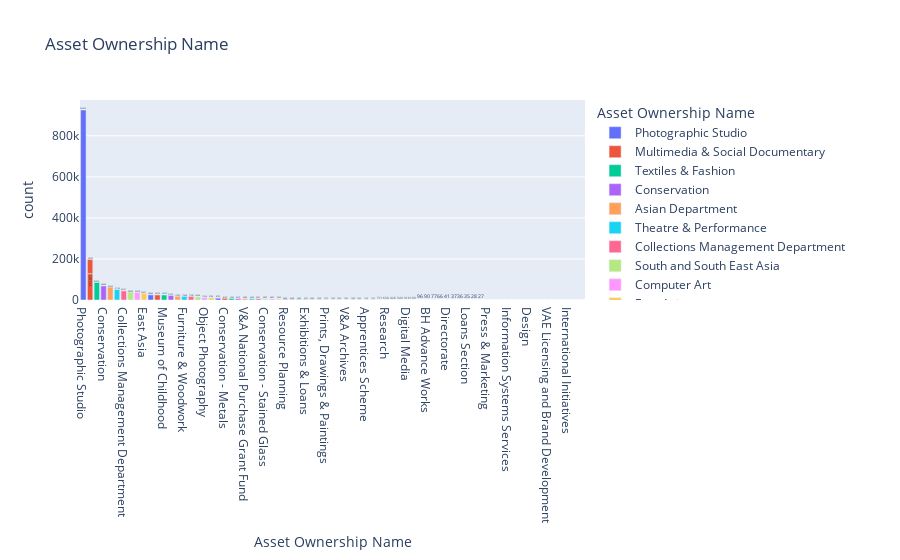

The code cell stored with this chart in its notebook:
### Code cell
figs[1].show()

### Figure 1 — Plotly figure (JSON) as saved in the notebook; plotly's stock layout.template omitted (floating-point values rounded to 4 significant figures)
{"data": [{"alignmentgroup": "True", "hovertemplate": "Asset Ownership Name=%{x}<br>count=%{text}<extra></extra>", "legendgroup": "Photographic Studio", "marker": {"color": "#636efa"}, "name": "Photographic Studio", "offsetgroup": "Photographic Studio", "orientation": "v", "showlegend": true, "text": [925623], "textposition": "auto", "type": "bar", "x": ["Photographic Studio"], "xaxis": "x", "y": [925623], "yaxis": "y"}, {"alignmentgroup": "True", "hovertemplate": "Asset Ownership Name=%{x}<br>count=%{text}<extra></extra>", "legendgroup": "Multimedia & Social Documentary", "marker": {"color": "#EF553B"}, "name": "Multimedia & Social Documentary", "offsetgroup": "Multimedia & Social Documentary", "orientation": "v", "showlegend": true, "text": [128124, 69390], "textposition": "auto", "type": "bar", "x": ["Multimedia & Social Documentary", "Multimedia & Social Documentary"], "xaxis": "x", "y": [128124, 69390], "yaxis": "y"}, {"alignmentgroup": "True", "hovertemplate": "Asset Ownership Name=%{x}<br>count=%{text}<extra></extra>", "legendgroup": "Textiles & Fashion", "marker": {"color": "#00cc96"}, "name": "Textiles & Fashion", "offsetgroup": "Textiles & Fashion", "orientation": "v", "showlegend": true, "text": [85379], "textposition": "auto", "type": "bar", "x": ["Textiles & Fashion"], "xaxis": "x", "y": [85379], "yaxis": "y"}, {"alignmentgroup": "True", "hovertemplate": "Asset Ownership Name=%{x}<br>count=%{text}<extra></extra>", "legendgroup": "Conservation", "marker": {"color": "#ab63fa"}, "name": "Conservation", "offsetgroup": "Conservation", "orientation": "v", "showlegend": true, "text": [68408], "textposition": "auto", "type": "bar", "x": ["Conservation"], "xaxis": "x", "y": [68408], "yaxis": "y"}, {"alignmentgroup": "True", "hovertemplate": "Asset Ownership Name=%{x}<br>count=%{text}<extra></extra>", "legendgroup": "Asian Department", "marker": {"color": "#FFA15A"}, "name": "Asian Department", "offsetgroup": "Asian Department", "orientation": "v", "showlegend": true, "text": [62525], "textposition": "auto", "type": "bar", "x": ["Asian Department"], "xaxis": "x", "y": [62525], "yaxis": "y"}, {"alignmentgroup": "True", "hovertemplate": "Asset Ownership Name=%{x}<br>count=%{text}<extra></extra>", "legendgroup": "Theatre & Performance", "marker": {"color": "#19d3f3"}, "name": "Theatre & Performance", "offsetgroup": "Theatre & Performance", "orientation": "v", "showlegend": true, "text": [51155], "textposition": "auto", "type": "bar", "x": ["Theatre & Performance"], "xaxis": "x", "y": [51155], "yaxis": "y"}, {"alignmentgroup": "True", "hovertemplate": "Asset Ownership Name=%{x}<br>count=%{text}<extra></extra>", "legendgroup": "Collections Management Department", "marker": {"color": "#FF6692"}, "name": "Collections Management Department", "offsetgroup": "Collections Management Department", "orientation": "v", "showlegend": true, "text": [44131], "textposition": "auto", "type": "bar", "x": ["Collections Management Department"], "xaxis": "x", "y": [44131], "yaxis": "y"}, {"alignmentgroup": "True", "hovertemplate": "Asset Ownership Name=%{x}<br>count=%{text}<extra></extra>", "legendgroup": "South and South East Asia", "marker": {"color": "#B6E880"}, "name": "South and South East Asia", "offsetgroup": "South and South East Asia", "orientation": "v", "showlegend": true, "text": [38039], "textposition": "auto", "type": "bar", "x": ["South and South East Asia"], "xaxis": "x", "y": [38039], "yaxis": "y"}, {"alignmentgroup": "True", "hovertemplate": "Asset Ownership Name=%{x}<br>count=%{text}<extra></extra>", "legendgroup": "Computer Art", "marker": {"color": "#FF97FF"}, "name": "Computer Art", "offsetgroup": "Computer Art", "orientation": "v", "showlegend": true, "text": [36578], "textposition": "auto", "type": "bar", "x": ["Computer Art"], "xaxis": "x", "y": [36578], "yaxis": "y"}, {"alignmentgroup": "True", "hovertemplate": "Asset Ownership Name=%{x}<br>count=%{text}<extra></extra>", "legendgroup": "East Asia", "marker": {"color": "#FECB52"}, "name": "East Asia", "offsetgroup": "East Asia", "orientation": "v", "showlegend": true, "text": [32257], "textposition": "auto", "type": "bar", "x": ["East Asia"], "xaxis": "x", "y": [32257], "yaxis": "y"}, {"alignmentgroup": "True", "hovertemplate": "Asset Ownership Name=%{x}<br>count=%{text}<extra></extra>", "legendgroup": "Metalwork", "marker": {"color": "#636efa"}, "name": "Metalwork", "offsetgroup": "Metalwork", "orientation": "v", "showlegend": true, "text": [24846], "textposition": "auto", "type": "bar", "x": ["Metalwork"], "xaxis": "x", "y": [24846], "yaxis": "y"}, {"alignmentgroup": "True", "hovertemplate": "Asset Ownership Name=%{x}<br>count=%{text}<extra></extra>", "legendgroup": "Ceramics & Glass", "marker": {"color": "#EF553B"}, "name": "Ceramics & Glass", "offsetgroup": "Ceramics & Glass", "orientation": "v", "showlegend": true, "text": [24705], "textposition": "auto", "type": "bar", "x": ["Ceramics & Glass"], "xaxis": "x", "y": [24705], "yaxis": "y"}, {"alignmentgroup": "True", "hovertemplate": "Asset Ownership Name=%{x}<br>count=%{text}<extra></extra>", "legendgroup": "Museum of Childhood", "marker": {"color": "#00cc96"}, "name": "Museum of Childhood", "offsetgroup": "Museum of Childhood", "orientation": "v", "showlegend": true, "text": [24279], "textposition": "auto", "type": "bar", "x": ["Museum of Childhood"], "xaxis": "x", "y": [24279], "yaxis": "y"}, {"alignmentgroup": "True", "hovertemplate": "Asset Ownership Name=%{x}<br>count=%{text}<extra></extra>", "legendgroup": "Furniture, Textiles & Fashion", "marker": {"color": "#ab63fa"}, "name": "Furniture, Textiles & Fashion", "offsetgroup": "Furniture, Textiles & Fashion", "orientation": "v", "showlegend": true, "text": [21673], "textposition": "auto", "type": "bar", "x": ["Furniture, Textiles & Fashion"], "xaxis": "x", "y": [21673], "yaxis": "y"}, {"alignmentgroup": "True", "hovertemplate": "Asset Ownership Name=%{x}<br>count=%{text}<extra></extra>", "legendgroup": "Word & Image", "marker": {"color": "#FFA15A"}, "name": "Word & Image", "offsetgroup": "Word & Image", "orientation": "v", "showlegend": true, "text": [17995], "textposition": "auto", "type": "bar", "x": ["Word & Image"], "xaxis": "x", "y": [17995], "yaxis": "y"}, {"alignmentgroup": "True", "hovertemplate": "Asset Ownership Name=%{x}<br>count=%{text}<extra></extra>", "legendgroup": "Furniture & Woodwork", "marker": {"color": "#19d3f3"}, "name": "Furniture & Woodwork", "offsetgroup": "Furniture & Woodwork", "orientation": "v", "showlegend": true, "text": [17438], "textposition": "auto", "type": "bar", "x": ["Furniture & Woodwork"], "xaxis": "x", "y": [17438], "yaxis": "y"}, {"alignmentgroup": "True", "hovertemplate": "Asset Ownership Name=%{x}<br>count=%{text}<extra></extra>", "legendgroup": "Sculpture, Metalwork, Ceramics & Glass", "marker": {"color": "#FF6692"}, "name": "Sculpture, Metalwork, Ceramics & Glass", "offsetgroup": "Sculpture, Metalwork, Ceramics & Glass", "orientation": "v", "showlegend": true, "text": [17281], "textposition": "auto", "type": "bar", "x": ["Sculpture, Metalwork, Ceramics & Glass"], "xaxis": "x", "y": [17281], "yaxis": "y"}, {"alignmentgroup": "True", "hovertemplate": "Asset Ownership Name=%{x}<br>count=%{text}<extra></extra>", "legendgroup": "Middle East", "marker": {"color": "#B6E880"}, "name": "Middle East", "offsetgroup": "Middle East", "orientation": "v", "showlegend": true, "text": [14564], "textposition": "auto", "type": "bar", "x": ["Middle East"], "xaxis": "x", "y": [14564], "yaxis": "y"}, {"alignmentgroup": "True", "hovertemplate": "Asset Ownership Name=%{x}<br>count=%{text}<extra></extra>", "legendgroup": "Object Photography", "marker": {"color": "#FF97FF"}, "name": "Object Photography", "offsetgroup": "Object Photography", "orientation": "v", "showlegend": true, "text": [11256], "textposition": "auto", "type": "bar", "x": ["Object Photography"], "xaxis": "x", "y": [11256], "yaxis": "y"}, {"alignmentgroup": "True", "hovertemplate": "Asset Ownership Name=%{x}<br>count=%{text}<extra></extra>", "legendgroup": "Conservation - Textiles", "marker": {"color": "#FECB52"}, "name": "Conservation - Textiles", "offsetgroup": "Conservation - Textiles", "orientation": "v", "showlegend": true, "text": [9786], "textposition": "auto", "type": "bar", "x": ["Conservation - Textiles"], "xaxis": "x", "y": [9786], "yaxis": "y"}, {"alignmentgroup": "True", "hovertemplate": "Asset Ownership Name=%{x}<br>count=%{text}<extra></extra>", "legendgroup": "Wedgwood", "marker": {"color": "#636efa"}, "name": "Wedgwood", "offsetgroup": "Wedgwood", "orientation": "v", "showlegend": true, "text": [8799], "textposition": "auto", "type": "bar", "x": ["Wedgwood"], "xaxis": "x", "y": [8799], "yaxis": "y"}, {"alignmentgroup": "True", "hovertemplate": "Asset Ownership Name=%{x}<br>count=%{text}<extra></extra>", "legendgroup": "Conservation - Metals", "marker": {"color": "#EF553B"}, "name": "Conservation - Metals", "offsetgroup": "Conservation - Metals", "orientation": "v", "showlegend": true, "text": [8199], "textposition": "auto", "type": "bar", "x": ["Conservation - Metals"], "xaxis": "x", "y": [8199], "yaxis": "y"}, {"alignmentgroup": "True", "hovertemplate": "Asset Ownership Name=%{x}<br>count=%{text}<extra></extra>", "legendgroup": "Department of Photography", "marker": {"color": "#00cc96"}, "name": "Department of Photography", "offsetgroup": "Department of Photography", "orientation": "v", "showlegend": true, "text": [7635], "textposition": "auto", "type": "bar", "x": ["Department of Photography"], "xaxis": "x", "y": [7635], "yaxis": "y"}, {"alignmentgroup": "True", "hovertemplate": "Asset Ownership Name=%{x}<br>count=%{text}<extra></extra>", "legendgroup": "Conservation - Sculpture", "marker": {"color": "#ab63fa"}, "name": "Conservation - Sculpture", "offsetgroup": "Conservation - Sculpture", "orientation": "v", "showlegend": true, "text": [6270], "textposition": "auto", "type": "bar", "x": ["Conservation - Sculpture"], "xaxis": "x", "y": [6270], "yaxis": "y"}, {"alignmentgroup": "True", "hovertemplate": "Asset Ownership Name=%{x}<br>count=%{text}<extra></extra>", "legendgroup": "V&A National Purchase Grant Fund", "marker": {"color": "#FFA15A"}, "name": "V&A National Purchase Grant Fund", "offsetgroup": "V&A National Purchase Grant Fund", "orientation": "v", "showlegend": true, "text": [6080], "textposition": "auto", "type": "bar", "x": ["V&A National Purchase Grant Fund"], "xaxis": "x", "y": [6080], "yaxis": "y"}, {"alignmentgroup": "True", "hovertemplate": "Asset Ownership Name=%{x}<br>count=%{text}<extra></extra>", "legendgroup": "Design, Architecture and Digital Department", "marker": {"color": "#19d3f3"}, "name": "Design, Architecture and Digital Department", "offsetgroup": "Design, Architecture and Digital Department", "orientation": "v", "showlegend": true, "text": [6033], "textposition": "auto", "type": "bar", "x": ["Design, Architecture and Digital Department"], "xaxis": "x", "y": [6033], "yaxis": "y"}, {"alignmentgroup": "True", "hovertemplate": "Asset Ownership Name=%{x}<br>count=%{text}<extra></extra>", "legendgroup": "Conservation - Furniture", "marker": {"color": "#FF6692"}, "name": "Conservation - Furniture", "offsetgroup": "Conservation - Furniture", "orientation": "v", "showlegend": true, "text": [5991], "textposition": "auto", "type": "bar", "x": ["Conservation - Furniture"], "xaxis": "x", "y": [5991], "yaxis": "y"}, {"alignmentgroup": "True", "hovertemplate": "Asset Ownership Name=%{x}<br>count=%{text}<extra></extra>", "legendgroup": "Conservation - Stained Glass", "marker": {"color": "#B6E880"}, "name": "Conservation - Stained Glass", "offsetgroup": "Conservation - Stained Glass", "orientation": "v", "showlegend": true, "text": [4893], "textposition": "auto", "type": "bar", "x": ["Conservation - Stained Glass"], "xaxis": "x", "y": [4893], "yaxis": "y"}, {"alignmentgroup": "True", "hovertemplate": "Asset Ownership Name=%{x}<br>count=%{text}<extra></extra>", "legendgroup": "Conservation - Paintings", "marker": {"color": "#FF97FF"}, "name": "Conservation - Paintings", "offsetgroup": "Conservation - Paintings", "orientation": "v", "showlegend": true, "text": [4807], "textposition": "auto", "type": "bar", "x": ["Conservation - Paintings"], "xaxis": "x", "y": [4807], "yaxis": "y"}, {"alignmentgroup": "True", "hovertemplate": "Asset Ownership Name=%{x}<br>count=%{text}<extra></extra>", "legendgroup": "Exhibitions", "marker": {"color": "#FECB52"}, "name": "Exhibitions", "offsetgroup": "Exhibitions", "orientation": "v", "showlegend": true, "text": [3965], "textposition": "auto", "type": "bar", "x": ["Exhibitions"], "xaxis": "x", "y": [3965], "yaxis": "y"}, {"alignmentgroup": "True", "hovertemplate": "Asset Ownership Name=%{x}<br>count=%{text}<extra></extra>", "legendgroup": "Resource Planning", "marker": {"color": "#636efa"}, "name": "Resource Planning", "offsetgroup": "Resource Planning", "orientation": "v", "showlegend": true, "text": [2838], "textposition": "auto", "type": "bar", "x": ["Resource Planning"], "xaxis": "x", "y": [2838], "yaxis": "y"}, {"alignmentgroup": "True", "hovertemplate": "Asset Ownership Name=%{x}<br>count=%{text}<extra></extra>", "legendgroup": "National Art Library", "marker": {"color": "#EF553B"}, "name": "National Art Library", "offsetgroup": "National Art Library", "orientation": "v", "showlegend": true, "text": [2438], "textposition": "auto", "type": "bar", "x": ["National Art Library"], "xaxis": "x", "y": [2438], "yaxis": "y"}, {"alignmentgroup": "True", "hovertemplate": "Asset Ownership Name=%{x}<br>count=%{text}<extra></extra>", "legendgroup": "Sculpture", "marker": {"color": "#00cc96"}, "name": "Sculpture", "offsetgroup": "Sculpture", "orientation": "v", "showlegend": true, "text": [2285], "textposition": "auto", "type": "bar", "x": ["Sculpture"], "xaxis": "x", "y": [2285], "yaxis": "y"}, {"alignmentgroup": "True", "hovertemplate": "Asset Ownership Name=%{x}<br>count=%{text}<extra></extra>", "legendgroup": "Exhibitions & Loans", "marker": {"color": "#ab63fa"}, "name": "Exhibitions & Loans", "offsetgroup": "Exhibitions & Loans", "orientation": "v", "showlegend": true, "text": [2277], "textposition": "auto", "type": "bar", "x": ["Exhibitions & Loans"], "xaxis": "x", "y": [2277], "yaxis": "y"}, {"alignmentgroup": "True", "hovertemplate": "Asset Ownership Name=%{x}<br>count=%{text}<extra></extra>", "legendgroup": "V&A Enterprises", "marker": {"color": "#FFA15A"}, "name": "V&A Enterprises", "offsetgroup": "V&A Enterprises", "orientation": "v", "showlegend": true, "text": [2200], "textposition": "auto", "type": "bar", "x": ["V&A Enterprises"], "xaxis": "x", "y": [2200], "yaxis": "y"}, {"alignmentgroup": "True", "hovertemplate": "Asset Ownership Name=%{x}<br>count=%{text}<extra></extra>", "legendgroup": "Conservation - Ceramics and Glass", "marker": {"color": "#19d3f3"}, "name": "Conservation - Ceramics and Glass", "offsetgroup": "Conservation - Ceramics and Glass", "orientation": "v", "showlegend": true, "text": [1938], "textposition": "auto", "type": "bar", "x": ["Conservation - Ceramics and Glass"], "xaxis": "x", "y": [1938], "yaxis": "y"}, {"alignmentgroup": "True", "hovertemplate": "Asset Ownership Name=%{x}<br>count=%{text}<extra></extra>", "legendgroup": "Prints, Drawings & Paintings", "marker": {"color": "#FF6692"}, "name": "Prints, Drawings & Paintings", "offsetgroup": "Prints, Drawings & Paintings", "orientation": "v", "showlegend": true, "text": [1737], "textposition": "auto", "type": "bar", "x": ["Prints, Drawings & Paintings"], "xaxis": "x", "y": [1737], "yaxis": "y"}, {"alignmentgroup": "True", "hovertemplate": "Asset Ownership Name=%{x}<br>count=%{text}<extra></extra>", "legendgroup": "Beatrix Potter Collection", "marker": {"color": "#B6E880"}, "name": "Beatrix Potter Collection", "offsetgroup": "Beatrix Potter Collection", "orientation": "v", "showlegend": true, "text": [1533], "textposition": "auto", "type": "bar", "x": ["Beatrix Potter Collection"], "xaxis": "x", "y": [1533], "yaxis": "y"}, {"alignmentgroup": "True", "hovertemplate": "Asset Ownership Name=%{x}<br>count=%{text}<extra></extra>", "legendgroup": "Archive of Art and Design", "marker": {"color": "#FF97FF"}, "name": "Archive of Art and Design", "offsetgroup": "Archive of Art and Design", "orientation": "v", "showlegend": true, "text": [1356], "textposition": "auto", "type": "bar", "x": ["Archive of Art and Design"], "xaxis": "x", "y": [1356], "yaxis": "y"}, {"alignmentgroup": "True", "hovertemplate": "Asset Ownership Name=%{x}<br>count=%{text}<extra></extra>", "legendgroup": "V&A Archives", "marker": {"color": "#FECB52"}, "name": "V&A Archives", "offsetgroup": "V&A Archives", "orientation": "v", "showlegend": true, "text": [1342], "textposition": "auto", "type": "bar", "x": ["V&A Archives"], "xaxis": "x", "y": [1342], "yaxis": "y"}, {"alignmentgroup": "True", "hovertemplate": "Asset Ownership Name=%{x}<br>count=%{text}<extra></extra>", "legendgroup": "Learning & Interpretation", "marker": {"color": "#636efa"}, "name": "Learning & Interpretation", "offsetgroup": "Learning & Interpretation", "orientation": "v", "showlegend": true, "text": [1333], "textposition": "auto", "type": "bar", "x": ["Learning & Interpretation"], "xaxis": "x", "y": [1333], "yaxis": "y"}, {"alignmentgroup": "True", "hovertemplate": "Asset Ownership Name=%{x}<br>count=%{text}<extra></extra>", "legendgroup": "Conservation - Science", "marker": {"color": "#EF553B"}, "name": "Conservation - Science", "offsetgroup": "Conservation - Science", "orientation": "v", "showlegend": true, "text": [1233], "textposition": "auto", "type": "bar", "x": ["Conservation - Science"], "xaxis": "x", "y": [1233], "yaxis": "y"}, {"alignmentgroup": "True", "hovertemplate": "Asset Ownership Name=%{x}<br>count=%{text}<extra></extra>", "legendgroup": "Apprentices Scheme", "marker": {"color": "#00cc96"}, "name": "Apprentices Scheme", "offsetgroup": "Apprentices Scheme", "orientation": "v", "showlegend": true, "text": [1143], "textposition": "auto", "type": "bar", "x": ["Apprentices Scheme"], "xaxis": "x", "y": [1143], "yaxis": "y"}, {"alignmentgroup": "True", "hovertemplate": "Asset Ownership Name=%{x}<br>count=%{text}<extra></extra>", "legendgroup": "Conservation - Paper", "marker": {"color": "#ab63fa"}, "name": "Conservation - Paper", "offsetgroup": "Conservation - Paper", "orientation": "v", "showlegend": true, "text": [1137], "textposition": "auto", "type": "bar", "x": ["Conservation - Paper"], "xaxis": "x", "y": [1137], "yaxis": "y"}, {"alignmentgroup": "True", "hovertemplate": "Asset Ownership Name=%{x}<br>count=%{text}<extra></extra>", "legendgroup": "Photographs", "marker": {"color": "#FFA15A"}, "name": "Photographs", "offsetgroup": "Photographs", "orientation": "v", "showlegend": true, "text": [711], "textposition": "auto", "type": "bar", "x": ["Photographs"], "xaxis": "x", "y": [711], "yaxis": "y"}, {"alignmentgroup": "True", "hovertemplate": "Asset Ownership Name=%{x}<br>count=%{text}<extra></extra>", "legendgroup": "Research", "marker": {"color": "#19d3f3"}, "name": "Research", "offsetgroup": "Research", "orientation": "v", "showlegend": true, "text": [639], "textposition": "auto", "type": "bar", "x": ["Research"], "xaxis": "x", "y": [639], "yaxis": "y"}, {"alignmentgroup": "True", "hovertemplate": "Asset Ownership Name=%{x}<br>count=%{text}<extra></extra>", "legendgroup": "Designs", "marker": {"color": "#FF6692"}, "name": "Designs", "offsetgroup": "Designs", "orientation": "v", "showlegend": true, "text": [426], "textposition": "auto", "type": "bar", "x": ["Designs"], "xaxis": "x", "y": [426], "yaxis": "y"}, {"alignmentgroup": "True", "hovertemplate": "Asset Ownership Name=%{x}<br>count=%{text}<extra></extra>", "legendgroup": "Conservation - Frames", "marker": {"color": "#B6E880"}, "name": "Conservation - Frames", "offsetgroup": "Conservation - Frames", "orientation": "v", "showlegend": true, "text": [343], "textposition": "auto", "type": "bar", "x": ["Conservation - Frames"], "xaxis": "x", "y": [343], "yaxis": "y"}, {"alignmentgroup": "True", "hovertemplate": "Asset Ownership Name=%{x}<br>count=%{text}<extra></extra>", "legendgroup": "Digital Media", "marker": {"color": "#FF97FF"}, "name": "Digital Media", "offsetgroup": "Digital Media", "orientation": "v", "showlegend": true, "text": [316], "textposition": "auto", "type": "bar", "x": ["Digital Media"], "xaxis": "x", "y": [316], "yaxis": "y"}, {"alignmentgroup": "True", "hovertemplate": "Asset Ownership Name=%{x}<br>count=%{text}<extra></extra>", "legendgroup": "Projects, Design & Estates", "marker": {"color": "#FECB52"}, "name": "Projects, Design & Estates", "offsetgroup": "Projects, Design & Estates", "orientation": "v", "showlegend": true, "text": [193], "textposition": "auto", "type": "bar", "x": ["Projects, Design & Estates"], "xaxis": "x", "y": [193], "yaxis": "y"}, {"alignmentgroup": "True", "hovertemplate": "Asset Ownership Name=%{x}<br>count=%{text}<extra></extra>", "legendgroup": "Conservation - Books", "marker": {"color": "#636efa"}, "name": "Conservation - Books", "offsetgroup": "Conservation - Books", "orientation": "v", "showlegend": true, "text": [96], "textposition": "auto", "type": "bar", "x": ["Conservation - Books"], "xaxis": "x", "y": [96], "yaxis": "y"}, {"alignmentgroup": "True", "hovertemplate": "Asset Ownership Name=%{x}<br>count=%{text}<extra></extra>", "legendgroup": "BH Advance Works", "marker": {"color": "#EF553B"}, "name": "BH Advance Works", "offsetgroup": "BH Advance Works", "orientation": "v", "showlegend": true, "text": [90], "textposition": "auto", "type": "bar", "x": ["BH Advance Works"], "xaxis": "x", "y": [90], "yaxis": "y"}, {"alignmentgroup": "True", "hovertemplate": "Asset Ownership Name=%{x}<br>count=%{text}<extra></extra>", "legendgroup": "FuturePlan", "marker": {"color": "#00cc96"}, "name": "FuturePlan", "offsetgroup": "FuturePlan", "orientation": "v", "showlegend": true, "text": [77], "textposition": "auto", "type": "bar", "x": ["FuturePlan"], "xaxis": "x", "y": [77], "yaxis": "y"}, {"alignmentgroup": "True", "hovertemplate": "Asset Ownership Name=%{x}<br>count=%{text}<extra></extra>", "legendgroup": "Technical Services", "marker": {"color": "#ab63fa"}, "name": "Technical Services", "offsetgroup": "Technical Services", "orientation": "v", "showlegend": true, "text": [66], "textposition": "auto", "type": "bar", "x": ["Technical Services"], "xaxis": "x", "y": [66], "yaxis": "y"}, {"alignmentgroup": "True", "hovertemplate": "Asset Ownership Name=%{x}<br>count=%{text}<extra></extra>", "legendgroup": "Directorate", "marker": {"color": "#FFA15A"}, "name": "Directorate", "offsetgroup": "Directorate", "orientation": "v", "showlegend": true, "text": [41], "textposition": "auto", "type": "bar", "x": ["Directorate"], "xaxis": "x", "y": [41], "yaxis": "y"}, {"alignmentgroup": "True", "hovertemplate": "Asset Ownership Name=%{x}<br>count=%{text}<extra></extra>", "legendgroup": "No Ownership", "marker": {"color": "#19d3f3"}, "name": "No Ownership", "offsetgroup": "No Ownership", "orientation": "v", "showlegend": true, "text": [37], "textposition": "auto", "type": "bar", "x": ["No Ownership"], "xaxis": "x", "y": [37], "yaxis": "y"}, {"alignmentgroup": "True", "hovertemplate": "Asset Ownership Name=%{x}<br>count=%{text}<extra></extra>", "legendgroup": "Paintings", "marker": {"color": "#FF6692"}, "name": "Paintings", "offsetgroup": "Paintings", "orientation": "v", "showlegend": true, "text": [36], "textposition": "auto", "type": "bar", "x": ["Paintings"], "xaxis": "x", "y": [36], "yaxis": "y"}, {"alignmentgroup": "True", "hovertemplate": "Asset Ownership Name=%{x}<br>count=%{text}<extra></extra>", "legendgroup": "Loans Section", "marker": {"color": "#B6E880"}, "name": "Loans Section", "offsetgroup": "Loans Section", "orientation": "v", "showlegend": true, "text": [35], "textposition": "auto", "type": "bar", "x": ["Loans Section"], "xaxis": "x", "y": [35], "yaxis": "y"}, {"alignmentgroup": "True", "hovertemplate": "Asset Ownership Name=%{x}<br>count=%{text}<extra></extra>", "legendgroup": "Estates", "marker": {"color": "#FF97FF"}, "name": "Estates", "offsetgroup": "Estates", "orientation": "v", "showlegend": true, "text": [28], "textposition": "auto", "type": "bar", "x": ["Estates"], "xaxis": "x", "y": [28], "yaxis": "y"}, {"alignmentgroup": "True", "hovertemplate": "Asset Ownership Name=%{x}<br>count=%{text}<extra></extra>", "legendgroup": "Projects", "marker": {"color": "#FECB52"}, "name": "Projects", "offsetgroup": "Projects", "orientation": "v", "showlegend": true, "text": [27], "textposition": "auto", "type": "bar", "x": ["Projects"], "xaxis": "x", "y": [27], "yaxis": "y"}, {"alignmentgroup": "True", "hovertemplate": "Asset Ownership Name=%{x}<br>count=%{text}<extra></extra>", "legendgroup": "Press & Marketing", "marker": {"color": "#636efa"}, "name": "Press & Marketing", "offsetgroup": "Press & Marketing", "orientation": "v", "showlegend": true, "text": [13], "textposition": "auto", "type": "bar", "x": ["Press & Marketing"], "xaxis": "x", "y": [13], "yaxis": "y"}, {"alignmentgroup": "True", "hovertemplate": "Asset Ownership Name=%{x}<br>count=%{text}<extra></extra>", "legendgroup": "None", "marker": {"color": "#EF553B"}, "name": "None", "offsetgroup": "None", "orientation": "v", "showlegend": true, "text": [10], "textposition": "auto", "type": "bar", "x": ["None"], "xaxis": "x", "y": [10], "yaxis": "y"}, {"alignmentgroup": "True", "hovertemplate": "Asset Ownership Name=%{x}<br>count=%{text}<extra></extra>", "legendgroup": "Prints", "marker": {"color": "#00cc96"}, "name": "Prints", "offsetgroup": "Prints", "orientation": "v", "showlegend": true, "text": [6], "textposition": "auto", "type": "bar", "x": ["Prints"], "xaxis": "x", "y": [6], "yaxis": "y"}, {"alignmentgroup": "True", "hovertemplate": "Asset Ownership Name=%{x}<br>count=%{text}<extra></extra>", "legendgroup": "Information Systems Services", "marker": {"color": "#ab63fa"}, "name": "Information Systems Services", "offsetgroup": "Information Systems Services", "orientation": "v", "showlegend": true, "text": [6], "textposition": "auto", "type": "bar", "x": ["Information Systems Services"], "xaxis": "x", "y": [6], "yaxis": "y"}, {"alignmentgroup": "True", "hovertemplate": "Asset Ownership Name=%{x}<br>count=%{text}<extra></extra>", "legendgroup": "Security", "marker": {"color": "#FFA15A"}, "name": "Security", "offsetgroup": "Security", "orientation": "v", "showlegend": true, "text": [4], "textposition": "auto", "type": "bar", "x": ["Security"], "xaxis": "x", "y": [4], "yaxis": "y"}, {"alignmentgroup": "True", "hovertemplate": "Asset Ownership Name=%{x}<br>count=%{text}<extra></extra>", "legendgroup": "Framers", "marker": {"color": "#19d3f3"}, "name": "Framers", "offsetgroup": "Framers", "orientation": "v", "showlegend": true, "text": [4], "textposition": "auto", "type": "bar", "x": ["Framers"], "xaxis": "x", "y": [4], "yaxis": "y"}, {"alignmentgroup": "True", "hovertemplate": "Asset Ownership Name=%{x}<br>count=%{text}<extra></extra>", "legendgroup": "Design", "marker": {"color": "#FF6692"}, "name": "Design", "offsetgroup": "Design", "orientation": "v", "showlegend": true, "text": [3], "textposition": "auto", "type": "bar", "x": ["Design"], "xaxis": "x", "y": [3], "yaxis": "y"}, {"alignmentgroup": "True", "hovertemplate": "Asset Ownership Name=%{x}<br>count=%{text}<extra></extra>", "legendgroup": "Museum Events", "marker": {"color": "#B6E880"}, "name": "Museum Events", "offsetgroup": "Museum Events", "orientation": "v", "showlegend": true, "text": [3], "textposition": "auto", "type": "bar", "x": ["Museum Events"], "xaxis": "x", "y": [3], "yaxis": "y"}, {"alignmentgroup": "True", "hovertemplate": "Asset Ownership Name=%{x}<br>count=%{text}<extra></extra>", "legendgroup": "Public Affairs", "marker": {"color": "#FF97FF"}, "name": "Public Affairs", "offsetgroup": "Public Affairs", "orientation": "v", "showlegend": true, "text": [2], "textposition": "auto", "type": "bar", "x": ["Public Affairs"], "xaxis": "x", "y": [2], "yaxis": "y"}, {"alignmentgroup": "True", "hovertemplate": "Asset Ownership Name=%{x}<br>count=%{text}<extra></extra>", "legendgroup": "VAE Licensing and Brand Development", "marker": {"color": "#FECB52"}, "name": "VAE Licensing and Brand Development", "offsetgroup": "VAE Licensing and Brand Development", "orientation": "v", "showlegend": true, "text": [2], "textposition": "auto", "type": "bar", "x": ["VAE Licensing and Brand Development"], "xaxis": "x", "y": [2], "yaxis": "y"}, {"alignmentgroup": "True", "hovertemplate": "Asset Ownership Name=%{x}<br>count=%{text}<extra></extra>", "legendgroup": "ELT", "marker": {"color": "#636efa"}, "name": "ELT", "offsetgroup": "ELT", "orientation": "v", "showlegend": true, "text": [1], "textposition": "auto", "type": "bar", "x": ["ELT"], "xaxis": "x", "y": [1], "yaxis": "y"}, {"alignmentgroup": "True", "hovertemplate": "Asset Ownership Name=%{x}<br>count=%{text}<extra></extra>", "legendgroup": "FDG", "marker": {"color": "#EF553B"}, "name": "FDG", "offsetgroup": "FDG", "orientation": "v", "showlegend": true, "text": [1], "textposition": "auto", "type": "bar", "x": ["FDG"], "xaxis": "x", "y": [1], "yaxis": "y"}, {"alignmentgroup": "True", "hovertemplate": "Asset Ownership Name=%{x}<br>count=%{text}<extra></extra>", "legendgroup": "International Initiatives", "marker": {"color": "#00cc96"}, "name": "International Initiatives", "offsetgroup": "International Initiatives", "orientation": "v", "showlegend": true, "text": [1], "textposition": "auto", "type": "bar", "x": ["International Initiatives"], "xaxis": "x", "y": [1], "yaxis": "y"}, {"alignmentgroup": "True", "hovertemplate": "Asset Ownership Name=%{x}<br>count=%{text}<extra></extra>", "legendgroup": "Development", "marker": {"color": "#ab63fa"}, "name": "Development", "offsetgroup": "Development", "orientation": "v", "showlegend": true, "text": [1], "textposition": "auto", "type": "bar", "x": ["Development"], "xaxis": "x", "y": [1], "yaxis": "y"}, {"alignmentgroup": "True", "hovertemplate": "Asset Ownership Name=%{x}<br>count=%{text}<extra></extra>", "legendgroup": "Digital Management", "marker": {"color": "#FFA15A"}, "name": "Digital Management", "offsetgroup": "Digital Management", "orientation": "v", "showlegend": true, "text": [1], "textposition": "auto", "type": "bar", "x": ["Digital Management"], "xaxis": "x", "y": [1], "yaxis": "y"}], "layout": {"barmode": "relative", "legend": {"title": {"text": "Asset Ownership Name"}, "tracegroupgap": 0}, "title": {"text": "Asset Ownership Name"}, "xaxis": {"anchor": "y", "categoryarray": ["Photographic Studio", "Multimedia & Social Documentary", "Textiles & Fashion", "Conservation", "Asian Department", "Theatre & Performance", "Collections Management Department", "South and South East Asia", "Computer Art", "East Asia", "Metalwork", "Ceramics & Glass", "Museum of Childhood", "Furniture, Textiles & Fashion", "Word & Image", "Furniture & Woodwork", "Sculpture, Metalwork, Ceramics & Glass", "Middle East", "Object Photography", "Conservation - Textiles", "Wedgwood", "Conservation - Metals", "Department of Photography", "Conservation - Sculpture", "V&A National Purchase Grant Fund", "Design, Architecture and Digital Department", "Conservation - Furniture", "Conservation - Stained Glass", "Conservation - Paintings", "Exhibitions", "Resource Planning", "National Art Library", "Sculpture", "Exhibitions & Loans", "V&A Enterprises", "Conservation - Ceramics and Glass", "Prints, Drawings & Paintings", "Beatrix Potter Collection", "Archive of Art and Design", "V&A Archives", "Learning & Interpretation", "Conservation - Science", "Apprentices Scheme", "Conservation - Paper", "Photographs", "Research", "Designs", "Conservation - Frames", "Digital Media", "Projects, Design & Estates", "Conservation - Books", "BH Advance Works", "FuturePlan", "Technical Services", "Directorate", "No Ownership", "Paintings", "Loans Section", "Estates", "Projects", "Press & Marketing", "None", "Prints", "Information Systems Services", "Security", "Framers", "Design", "Museum Events", "Public Affairs", "VAE Licensing and Brand Development", "ELT", "FDG", "International Initiatives", "Development", "Digital Management"], "categoryorder": "array", "domain": [0, 1], "title": {"text": "Asset Ownership Name"}}, "yaxis": {"anchor": "x", "domain": [0, 1], "title": {"text": "count"}}}}
